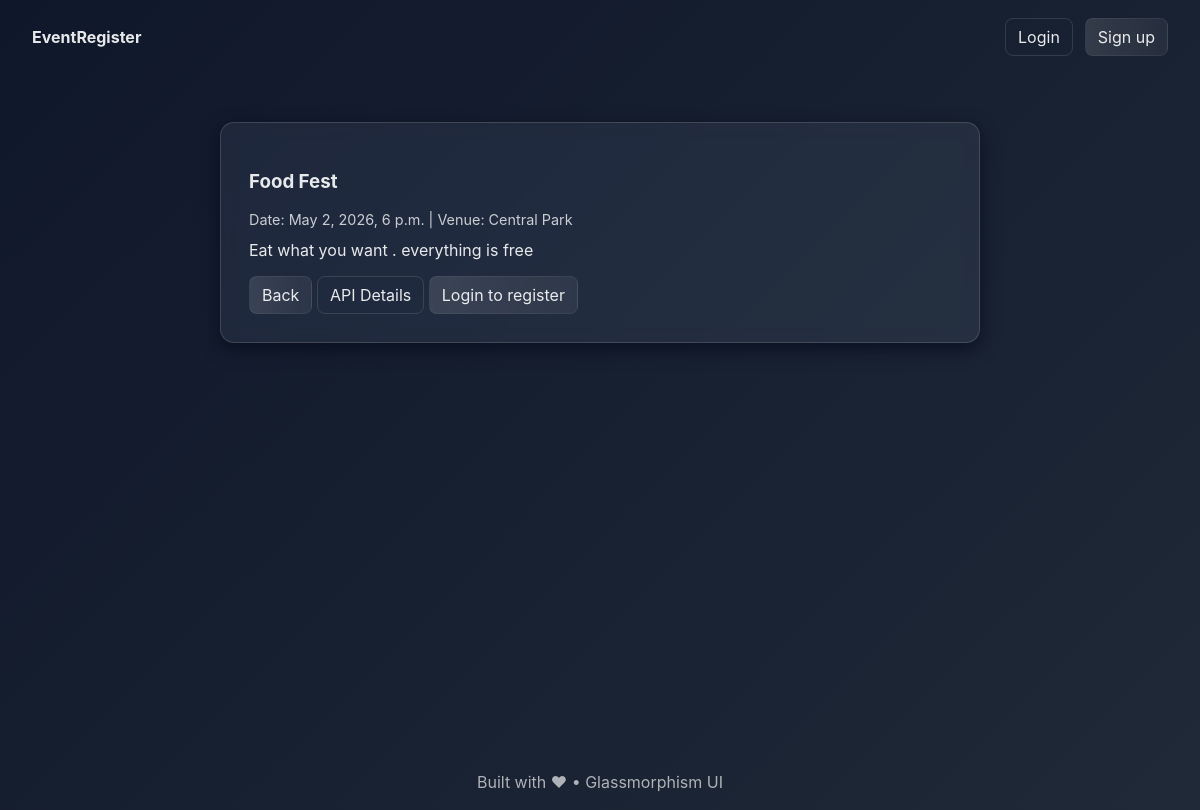
The app's page /events/2/ with its own data.
### ERSysApp/models.py (models this page shows, shortened)
class Event(models.Model):
    title = models.CharField(max_length=200)
    description = models.TextField()
    location = models.CharField(max_length=200)
    date = models.DateTimeField()
    capacity = models.IntegerField()
    created_at = models.DateTimeField(auto_now_add=True)

### ERSysApp/views.py (the view)
# urls.py: path('events/<int:pk>/', event_detail, name='event_detail'),
def event_detail(request, pk):
    event = get_object_or_404(Event, pk=pk)
    return render(request, 'event_detail.html', {'event': event})

### templates/event_detail.html
{% extends 'base.html' %}
{% block content %}
  <section class="container single">
    <article class="glass-card large">
      <h1>{{ event.title }}</h1>
      <p class="meta">Date: {{ event.date }} | Venue: {{ event.location }}</p>
      <div class="description">{{ event.description }}</div>
      <div class="actions">
        <a class="btn" href="/">Back</a>
        <a class="btn ghost" href="/api/events/{{ event.pk }}/">API Details</a>
        {% if request.user.is_authenticated %}
          <a class="btn" href="{% url 'register_event' event.pk %}">Register</a>
        {% else %}
          <a class="btn" href="{% url 'login' %}?next={% url 'event_detail' event.pk %}">Login to register</a>
        {% endif %}
      </div>
    </article>
  </section>
{% endblock %}

### static/css/glass.css (style rules this page uses)
:root { --bg1: #0f172a; --bg2: #1f2937; --glass-bg: rgba(255,255,255,0.06); --glass-border: rgba(255,255,255,0.14); --accent: rgba(255,255,255,0.9); }
* { box-sizing:border-box }
html,body { height:100% }
body { margin:0; font-family:Inter,ui-sans-serif,system-ui,Segoe UI,Arial; background: linear-gradient(135deg,var(--bg1) 0%,var(--bg2) 100%); color:var(--accent); -webkit-font-smoothing:antialiased; }
.container { padding:8px }
.glass-card { background:var(--glass-bg); border:1px solid var(--glass-border); border-radius:14px; padding:18px; backdrop-filter:blur(8px) saturate(120%); box-shadow:0 6px 18px rgba(2,6,23,0.6); }
.glass-card.large { padding:28px }
.meta { font-size:0.9rem; opacity:0.85; margin-bottom:12px }
.btn { display:inline-block; padding:8px 12px; border-radius:8px; text-decoration:none; background:linear-gradient(90deg,rgba(255,255,255,0.12),rgba(255,255,255,0.06)); color:var(--accent); border:1px solid rgba(255,255,255,0.06) }
.btn.ghost { background:transparent; border:1px solid rgba(255,255,255,0.12) }
.actions { margin-top:16px }
.single .glass-card { max-width:760px;margin:0 auto }

### records on screen
Event: title "Food Fest", date "May 2, 2026, 6 p.m.", location "Central Park", description "Eat what you want . everything is free"
